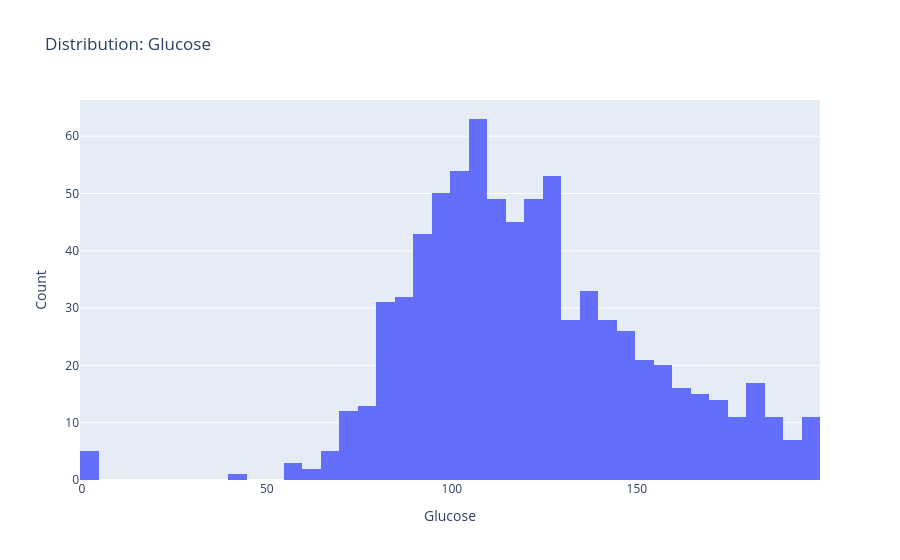

Notebook code for this chart:
### Markdown cell above
### 4.3 Distribution of a single column

### Code cell
ps.dist_plot(df_diabetes, column='Glucose', bins=40)

### Figure 1 — Plotly figure (JSON) as saved in the notebook; plotly's stock layout.template omitted (floating-point values rounded to 4 significant figures; data arrays with more than 128 entries replaced by an {"elided": "..."} marker saying what was removed)
{"data": [{"nbinsx": 40, "type": "histogram", "x": {"elided": "768 float values"}}], "layout": {"title": {"text": "Distribution: Glucose"}, "xaxis": {"title": {"text": "Glucose"}}, "yaxis": {"title": {"text": "Count"}}}}
